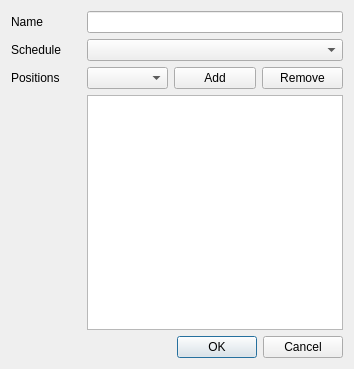
<?xml version="1.0" encoding="UTF-8"?>
<ui version="4.0">
 <class>addDepartment</class>
 <widget class="QDialog" name="addDepartment">
  <property name="geometry">
   <rect>
    <x>0</x>
    <y>0</y>
    <width>354</width>
    <height>369</height>
   </rect>
  </property>
  <property name="windowTitle">
   <string>Dialog</string>
  </property>
  <layout class="QGridLayout" name="gridLayout">
   <item row="2" column="3">
    <widget class="QPushButton" name="remove_depPosition">
     <property name="text">
      <string>Remove</string>
     </property>
    </widget>
   </item>
   <item row="1" column="0">
    <widget class="QLabel" name="label_schedule">
     <property name="text">
      <string>Schedule</string>
     </property>
    </widget>
   </item>
   <item row="2" column="2">
    <widget class="QPushButton" name="add_position">
     <property name="text">
      <string>Add</string>
     </property>
    </widget>
   </item>
   <item row="2" column="1">
    <widget class="QComboBox" name="position"/>
   </item>
   <item row="2" column="0">
    <widget class="QLabel" name="label_position">
     <property name="text">
      <string>Positions</string>
     </property>
    </widget>
   </item>
   <item row="0" column="1" colspan="3">
    <widget class="QLineEdit" name="dep_name"/>
   </item>
   <item row="4" column="2" colspan="2">
    <widget class="QDialogButtonBox" name="buttonBox">
     <property name="orientation">
      <enum>Qt::Horizontal</enum>
     </property>
     <property name="standardButtons">
      <set>QDialogButtonBox::Cancel|QDialogButtonBox::Ok</set>
     </property>
    </widget>
   </item>
   <item row="1" column="1" colspan="3">
    <widget class="QComboBox" name="schedule"/>
   </item>
   <item row="0" column="0">
    <widget class="QLabel" name="label_name">
     <property name="text">
      <string>Name</string>
     </property>
    </widget>
   </item>
   <item row="3" column="1" colspan="3">
    <widget class="QTableView" name="positionsTable"/>
   </item>
  </layout>
 </widget>
 <resources/>
 <connections>
  <connection>
   <sender>buttonBox</sender>
   <signal>accepted()</signal>
   <receiver>addDepartment</receiver>
   <slot>accept()</slot>
   <hints>
    <hint type="sourcelabel">
     <x>248</x>
     <y>254</y>
    </hint>
    <hint type="destinationlabel">
     <x>157</x>
     <y>274</y>
    </hint>
   </hints>
  </connection>
  <connection>
   <sender>buttonBox</sender>
   <signal>rejected()</signal>
   <receiver>addDepartment</receiver>
   <slot>reject()</slot>
   <hints>
    <hint type="sourcelabel">
     <x>316</x>
     <y>260</y>
    </hint>
    <hint type="destinationlabel">
     <x>286</x>
     <y>274</y>
    </hint>
   </hints>
  </connection>
 </connections>
</ui>
